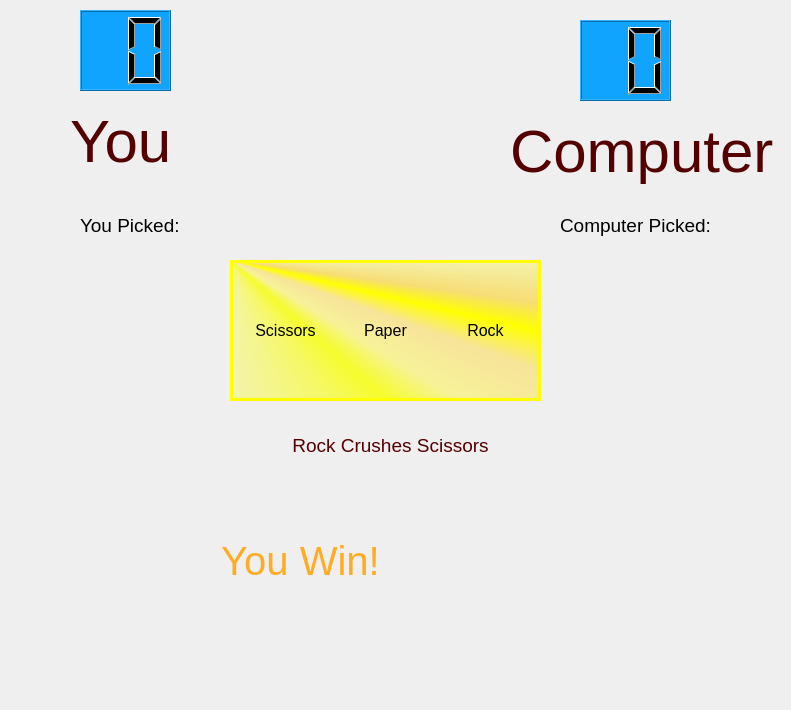
<?xml version="1.0" encoding="UTF-8"?>
<ui version="4.0">
 <class>Dialog</class>
 <widget class="QDialog" name="Dialog">
  <property name="geometry">
   <rect>
    <x>0</x>
    <y>0</y>
    <width>791</width>
    <height>710</height>
   </rect>
  </property>
  <property name="windowTitle">
   <string>RPS Game</string>
  </property>
  <widget class="QLCDNumber" name="lcdNumber">
   <property name="geometry">
    <rect>
     <x>80</x>
     <y>10</y>
     <width>91</width>
     <height>81</height>
    </rect>
   </property>
   <property name="styleSheet">
    <string notr="true">QLCDNumber{background-color: rgb(16,164,255)}</string>
   </property>
   <property name="digitCount">
    <number>2</number>
   </property>
  </widget>
  <widget class="QLCDNumber" name="lcdNumber_2">
   <property name="geometry">
    <rect>
     <x>580</x>
     <y>20</y>
     <width>91</width>
     <height>81</height>
    </rect>
   </property>
   <property name="styleSheet">
    <string notr="true">QLCDNumber{background-color: rgb(16,164,255)}</string>
   </property>
   <property name="digitCount">
    <number>2</number>
   </property>
  </widget>
  <widget class="QLabel" name="label">
   <property name="geometry">
    <rect>
     <x>70</x>
     <y>100</y>
     <width>171</width>
     <height>81</height>
    </rect>
   </property>
   <property name="font">
    <font>
     <pointsize>45</pointsize>
    </font>
   </property>
   <property name="styleSheet">
    <string notr="true">QLabel{color: rgb(85,0,0)}</string>
   </property>
   <property name="text">
    <string>You</string>
   </property>
  </widget>
  <widget class="QLabel" name="label_2">
   <property name="geometry">
    <rect>
     <x>510</x>
     <y>110</y>
     <width>281</width>
     <height>81</height>
    </rect>
   </property>
   <property name="font">
    <font>
     <pointsize>45</pointsize>
    </font>
   </property>
   <property name="styleSheet">
    <string notr="true">QLabel{color: rgb(85,0,0)}</string>
   </property>
   <property name="text">
    <string>Computer</string>
   </property>
  </widget>
  <widget class="QLabel" name="label_3">
   <property name="geometry">
    <rect>
     <x>80</x>
     <y>210</y>
     <width>111</width>
     <height>31</height>
    </rect>
   </property>
   <property name="font">
    <font>
     <pointsize>14</pointsize>
    </font>
   </property>
   <property name="text">
    <string>You Picked: </string>
   </property>
  </widget>
  <widget class="QLabel" name="label_4">
   <property name="geometry">
    <rect>
     <x>70</x>
     <y>270</y>
     <width>121</width>
     <height>151</height>
    </rect>
   </property>
   <property name="font">
    <font>
     <pointsize>14</pointsize>
    </font>
   </property>
   <property name="text">
    <string/>
   </property>
   <property name="pixmap">
    <pixmap>graphics/ROCK.png</pixmap>
   </property>
   <property name="scaledContents">
    <bool>true</bool>
   </property>
  </widget>
  <widget class="QLabel" name="label_5">
   <property name="geometry">
    <rect>
     <x>590</x>
     <y>270</y>
     <width>81</width>
     <height>151</height>
    </rect>
   </property>
   <property name="font">
    <font>
     <pointsize>14</pointsize>
    </font>
   </property>
   <property name="text">
    <string/>
   </property>
   <property name="pixmap">
    <pixmap>graphics/SCISSORS.png</pixmap>
   </property>
   <property name="scaledContents">
    <bool>true</bool>
   </property>
  </widget>
  <widget class="QLabel" name="label_6">
   <property name="geometry">
    <rect>
     <x>560</x>
     <y>210</y>
     <width>181</width>
     <height>31</height>
    </rect>
   </property>
   <property name="font">
    <font>
     <pointsize>14</pointsize>
    </font>
   </property>
   <property name="text">
    <string>Computer Picked:</string>
   </property>
  </widget>
  <widget class="QLabel" name="label_7">
   <property name="geometry">
    <rect>
     <x>280</x>
     <y>10</y>
     <width>201</width>
     <height>231</height>
    </rect>
   </property>
   <property name="text">
    <string/>
   </property>
   <property name="pixmap">
    <pixmap>graphics/rps_img.png</pixmap>
   </property>
   <property name="scaledContents">
    <bool>true</bool>
   </property>
  </widget>
  <widget class="QFrame" name="frame">
   <property name="geometry">
    <rect>
     <x>230</x>
     <y>260</y>
     <width>311</width>
     <height>141</height>
    </rect>
   </property>
   <property name="styleSheet">
    <string notr="true">QFrame{background-color:qconicalgradient(cx:0, cy:0, angle:135, stop:0 rgba(255, 255, 0, 69), stop:0.375 rgba(255, 255, 0, 69), stop:0.423533 rgba(251, 255, 0, 145), stop:0.45 rgba(247, 255, 0, 208), stop:0.477581 rgba(255, 244, 71, 130), stop:0.518717 rgba(255, 218, 71, 130), stop:0.55 rgba(255, 255, 0, 255), stop:0.57754 rgba(255, 203, 0, 130), stop:0.625 rgba(255, 255, 0, 69), stop:1 rgba(255, 255, 0, 69)) ;border:3px solid yellow}

QToolButton{border: none}</string>
   </property>
   <property name="frameShape">
    <enum>QFrame::StyledPanel</enum>
   </property>
   <property name="frameShadow">
    <enum>QFrame::Raised</enum>
   </property>
   <widget class="QToolButton" name="toolButton">
    <property name="geometry">
     <rect>
      <x>10</x>
      <y>10</y>
      <width>91</width>
      <height>121</height>
     </rect>
    </property>
    <property name="font">
     <font>
      <pointsize>12</pointsize>
     </font>
    </property>
    <property name="text">
     <string>Scissors</string>
    </property>
    <property name="icon">
     <iconset>
      <normaloff>graphics/scissor_icon.png</normaloff>graphics/scissor_icon.png</iconset>
    </property>
    <property name="iconSize">
     <size>
      <width>100</width>
      <height>100</height>
     </size>
    </property>
    <property name="toolButtonStyle">
     <enum>Qt::ToolButtonTextUnderIcon</enum>
    </property>
   </widget>
   <widget class="QToolButton" name="toolButton_2">
    <property name="geometry">
     <rect>
      <x>110</x>
      <y>10</y>
      <width>91</width>
      <height>121</height>
     </rect>
    </property>
    <property name="font">
     <font>
      <pointsize>12</pointsize>
     </font>
    </property>
    <property name="text">
     <string>Paper</string>
    </property>
    <property name="icon">
     <iconset>
      <normaloff>graphics/paper_icon.png</normaloff>graphics/paper_icon.png</iconset>
    </property>
    <property name="iconSize">
     <size>
      <width>100</width>
      <height>100</height>
     </size>
    </property>
    <property name="toolButtonStyle">
     <enum>Qt::ToolButtonTextUnderIcon</enum>
    </property>
   </widget>
   <widget class="QToolButton" name="toolButton_3">
    <property name="geometry">
     <rect>
      <x>210</x>
      <y>10</y>
      <width>91</width>
      <height>121</height>
     </rect>
    </property>
    <property name="font">
     <font>
      <pointsize>12</pointsize>
     </font>
    </property>
    <property name="text">
     <string>Rock</string>
    </property>
    <property name="icon">
     <iconset>
      <normaloff>graphics/rock_icon.png</normaloff>graphics/rock_icon.png</iconset>
    </property>
    <property name="iconSize">
     <size>
      <width>100</width>
      <height>100</height>
     </size>
    </property>
    <property name="toolButtonStyle">
     <enum>Qt::ToolButtonTextUnderIcon</enum>
    </property>
   </widget>
  </widget>
  <widget class="QLabel" name="label_8">
   <property name="geometry">
    <rect>
     <x>180</x>
     <y>410</y>
     <width>421</width>
     <height>71</height>
    </rect>
   </property>
   <property name="font">
    <font>
     <pointsize>14</pointsize>
    </font>
   </property>
   <property name="styleSheet">
    <string notr="true">QLabel{color: rgb(85,0,0)}</string>
   </property>
   <property name="text">
    <string>Rock Crushes Scissors</string>
   </property>
   <property name="alignment">
    <set>Qt::AlignCenter</set>
   </property>
  </widget>
  <widget class="QLabel" name="label_9">
   <property name="geometry">
    <rect>
     <x>150</x>
     <y>500</y>
     <width>301</width>
     <height>121</height>
    </rect>
   </property>
   <property name="font">
    <font>
     <pointsize>30</pointsize>
    </font>
   </property>
   <property name="styleSheet">
    <string notr="true">QLabel{color: rgb(255,172,37)}</string>
   </property>
   <property name="text">
    <string>You Win!</string>
   </property>
   <property name="alignment">
    <set>Qt::AlignCenter</set>
   </property>
  </widget>
  <widget class="QLabel" name="label_10">
   <property name="geometry">
    <rect>
     <x>460</x>
     <y>490</y>
     <width>121</width>
     <height>161</height>
    </rect>
   </property>
   <property name="text">
    <string/>
   </property>
   <property name="pixmap">
    <pixmap>graphics/rock_win.png</pixmap>
   </property>
   <property name="scaledContents">
    <bool>true</bool>
   </property>
  </widget>
 </widget>
 <resources/>
 <connections/>
</ui>
